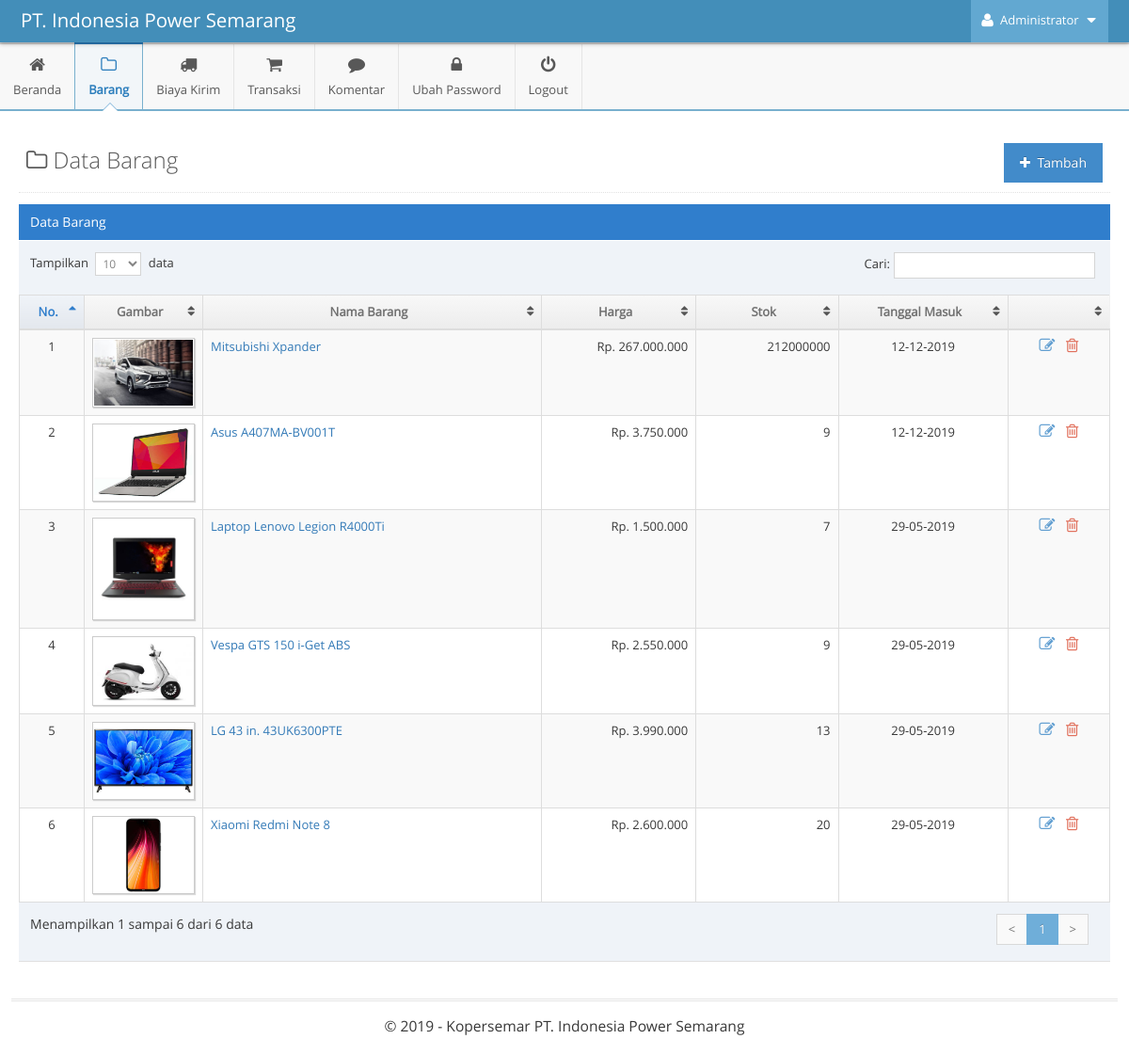
The page /admin/main.php?module=barang (signed in) on the database its author committed.
### tables this page shows
CREATE TABLE IF NOT EXISTS `tbl_barang` (
  `id_barang` int(11) NOT NULL,
  `id_kategori` int(11) NOT NULL,
  `tanggal_masuk` date NOT NULL,
  `nama_barang` varchar(255) NOT NULL,
  `deskripsi` text NOT NULL,
  `harga` int(11) NOT NULL,
  `stok` int(11) NOT NULL,
  `terjual` int(11) NOT NULL,
  `gambar` varchar(50) NOT NULL
);

### config/fungsi_rupiah.php (called while the page is built, shortened)
<?php
function format_rupiah_nol($angka){
  $rupiah=number_format($angka,0,',','.');
  return $rupiah;
}
?>

### admin/modules/barang/view.php (the view, shortened to what this page needs)
<div class="page-content">
	<div class="page-header">
		<h1 style="color:#585858">
			<i class="ace-icon fa fa-folder-o"></i> Data Barang
			<a href="?module=form_barang&form=add">
                <button class="btn btn-primary pull-right">
					<i class="ace-icon fa fa-plus"></i> Tambah
				</button>
            </a>
		</h1>
	</div>
	<div class="row">
		<div class="col-xs-12">
			<div class="row">
				<div class="col-xs-12">
					<div class="table-header">
						Data Barang
					</div>
					<div>
						<table id="dynamic-table" class="table table-striped table-bordered table-hover">
							<thead>
								<tr>
									<th>No.</th>
									<th class="hidden-480">Gambar</th>
									<th>Nama Barang</th>
									<th>Harga</th>
									<th>Stok</th>
									<th class="hidden-480">Tanggal Masuk</th>
									<th></th>
								</tr>
							</thead>
							<tbody>
							<?php
							$no = 1;
							$query = mysqli_query($mysqli, "SELECT * FROM tbl_barang as a INNER JOIN tbl_kategori as b
															ON a.id_kategori=b.id_kategori
															ORDER BY a.id_barang DESC")
															or die('Ada kesalahan pada query tampil data barang: '.mysqli_error($mysqli));
                            while ($data = mysqli_fetch_assoc($query)) {
								$tgl           = $data['tanggal_masuk'];
								$exp           = explode('-',$tgl);
								$tanggal_masuk = $exp[2]."-".$exp[1]."-".$exp[0];
                            ?>
                            	<tr>
									<td width="30" class="center"><?php echo $no; ?></td>
									<td width="70"  class="hidden-480 center">
										<img style="padding:1px" class="profile-picture" src="../images/barang/<?php echo $data['gambar']; ?>" width="120">
									</td>
									<td width="200">
										<a href="?module=form_barang&form=detail&id=<?php echo $data['id_barang']; ?>">
											<?php echo $data['nama_barang']; ?>
										</a>
									</td>
									<td width="80" align="right">Rp. <?php echo format_rupiah_nol($data['harga']); ?></td>
									<td width="80" align="right"><?php echo $data['stok']; ?></td>
									<td width="100" class="hidden-480 center"><?php echo $tanggal_masuk; ?></td>
									<td width="60" class="center">
										<div class="action-buttons">
											<a data-rel="tooltip" data-placement="top" title="Ubah" style="margin-right:5px" class="blue tooltip-info" href="?module=form_barang&form=edit&id=<?php echo $data['id_barang']; ?>">
												<i class="ace-icon fa fa-edit bigger-130"></i>
											</a>
											<a data-rel="tooltip" data-placement="top" title="Hapus" class="red tooltip-error" href="modules/barang/proses.php?act=delete&id=<?php echo $data['id_barang'];?>" onclick="return confirm('Anda yakin ingin menghapus barang <?php echo $data['nama_barang']; ?> ?');">
												<i class="ace-icon fa fa-trash-o bigger-130"></i>
											</a>
										</div>
									</td>
								</tr>
							<?php
                            	$no++;
                            } ?>
							</tbody>
						</table>
					</div>
				</div>
			</div>
		</div>
	</div>
</div>

### rows shown on the page
tbl_barang: gambar (picture), nama_barang "Mitsubishi Xpander", harga "267.000.000", stok "212000000", tanggal_masuk "12-12-2019"
tbl_barang: gambar (picture), nama_barang "Asus A407MA-BV001T", harga "3.750.000", stok "9", tanggal_masuk "12-12-2019"
tbl_barang: gambar (picture), nama_barang "Laptop Lenovo Legion R4000Ti", harga "1.500.000", stok "7", tanggal_masuk "29-05-2019"
tbl_barang: gambar (picture), nama_barang "Vespa GTS 150 i-Get ABS", harga "2.550.000", stok "9", tanggal_masuk "29-05-2019"
tbl_barang: gambar (picture), nama_barang "LG 43 in. 43UK6300PTE", harga "3.990.000", stok "13", tanggal_masuk "29-05-2019"
tbl_barang: gambar (picture), nama_barang "Xiaomi Redmi Note 8", harga "2.600.000", stok "20", tanggal_masuk "29-05-2019"

### other values the page prints
$_SESSION['nama_admin'] "Administrator"
$judul_halaman "Beranda Biaya Kirim Komentar Ubah Password"
$judul_halaman "Barang Transaksi"
